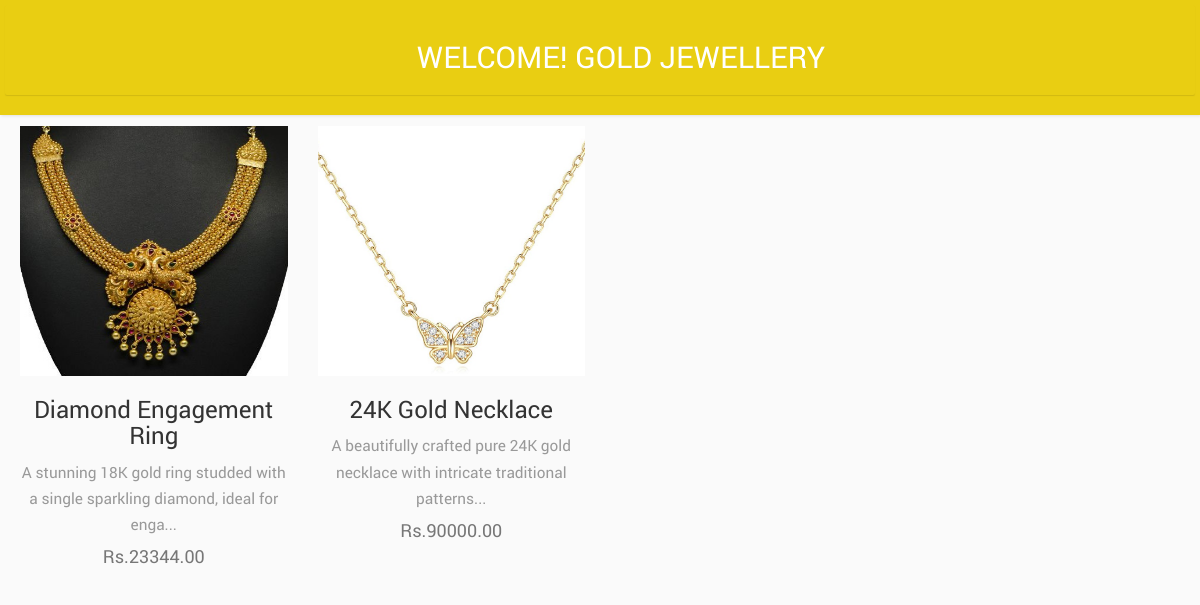
The page / on the database its author committed.
### tables this page shows
CREATE TABLE `product` (
  `id` int(11) NOT NULL,
  `pname` varchar(225) NOT NULL,
  `description` text NOT NULL,
  `price` float(7,2) NOT NULL,
  `category` int(11) NOT NULL,
  `pimage` varchar(229) NOT NULL,
  `createtime` datetime NOT NULL DEFAULT current_timestamp(),
  `updateby` int(11) NOT NULL,
  `status` varchar(5) NOT NULL
);

### application/controllers/Home.php (called while the page is built, shortened)
<?php
class Home extends CI_Controller {
	function __construct()
    {
        $this->load->database();
        $this->load->model(array('admin_model','user_model'));
		$this->load->library('session');
    }
	public function index()
	{
		 if ($this->session->userdata('logged_in')) {
			 redirect(base_url('Product/index'));
         }else
		 {
			$where2['where'] = array('status ='=>'A');
     	$data["product_details"]=$this->user_model->getvalues("product","*",$where2);
	   $this->load->view('user_dash_view',$data);
		 }
	}
}

### index.php (called while the page is built, shortened)
<?php
require_once BASEPATH.'core/CodeIgniter.php';

### application/models/User_model.php (called while the page is built, shortened)
<?php
class User_model extends CI_model
{
     public function getvalues($table,$column='',$where='')
        {
            $this->db->select($column);
            $this->db->from($table);
            if($where != '')
            {
            if(is_array($where))
            {
                foreach ($where as $key => $value)
                {
                   switch ($key):
                       case 'where':
                            $this->db->where($value);
                       break;
                   endswitch;
                }
            }
            else
            {
                 $this->db->where($where);
            }
            }
              $query = $this->db->get();
            if($query->num_rows() > 0)
            {
                return $query->result();
            }
        }
            function limit_characters($text, $limit) {
                return substr($text, 0, $limit) . '...';
            }
}
?>

### application/views/user_dash_view.php (the view, shortened to what this page needs)
<!DOCTYPE html>
<html lang="en">
<?php include("header.php"); ?>
<body>
    <div class="wrapper">
        <div id="content">
            <nav class="navbar navbar-default" style="background:#e9ce12; color:#ffffff">
                <div class="info-box" style="background:#e9ce12; color:#ffffff;padding-top: 15px;">
                    <div class="col-md-4">
                    </div>
                    <div class="col-md-8">
                        <h2>WELCOME! GOLD JEWELLERY</h2>
                    </div>
                </div>
            </nav>
            <div id="sub-content">
                <div class="row">
                    <div class="col-xs-12">
                    </div>
                </div>
                <div class="row">
                    <div class="card-group">
                        <?php
        if(isset($product_details) && !empty($product_details))
        foreach($product_details as $product)
        { ?>
                        <div class="col-md-3 col-sm-6 col-xs-12">
                            <div class="card custom-light-border text-center">
                                <img src="<?php echo base_url("upload/profile/") . $product->pimage; ?>"
                                    class="img-fluid mx-auto d-block" style=" width:100%;height:250px;" alt="...">
                                <div class="card-body">
                                    <h3 class="card-title"><?php echo ucfirst($product->pname); ?></h3>
                                    <p class="card-text">
                                        <?php echo $this->User_model->limit_characters($product->description, 80); ?>
                                    </p>
                                    <h4 class="text-muted">Rs.<?php echo $product->price; ?></h4>
                                </div>
                            </div>
                        </div>
                        <?php
        }
        ?>
                    </div>
                </div>
            </div>
        </div>
</body>
</html>

### application/views/header.php (shortened to what this page needs)
<head>
		<link rel="stylesheet" type="text/css" href="<?php echo base_url().'assets/font-awesome/css/font-awesome.css'?>">
		<link rel="stylesheet" type="text/css" href="<?php echo base_url().'assets/bootstrap/css/bootstrap.min.css'?>">
		<link rel="stylesheet" type="text/css" href="<?php echo base_url().'assets/css/dataTable/dataTables.bootstrap.min.css'?>">
		<link rel="stylesheet" type="text/css" href="<?php echo base_url().'assets/css/dataTable/fixedHeader.bootstrap.min.css'?>">
		<link rel="stylesheet" type="text/css" href="<?php echo base_url().'assets/css/dataTable/responsive.bootstrap.min.css'?>">
		<link rel="stylesheet" href="https://cdn.datatables.net/responsive/2.5.0/css/responsive.dataTables.min.css">
        <link rel="stylesheet" type="text/css" href="<?php echo base_url().'assets/css/style4.css'?>?v=1.0">
        <link href="https://cdnjs.cloudflare.com/ajax/libs/cropperjs/1.5.13/cropper.min.css" rel="stylesheet">
    </head>

### assets/css/style4.css (style rules this page uses)
body { font-family: 'robotoregular', sans-serif; background: #fafafa; }
p { font-family: 'robotoregular', sans-serif; font-size: 1.1em; font-weight: 300; line-height: 1.7em; color: #999; }
.navbar { padding: 5px 5px; background: #6b7fdf; border: none; border-radius: 0; margin-bottom: 5px; box-shadow: 1px 1px 3px rgba(0, 0, 0, 0.1); }
.wrapper { display: flex; align-items: stretch; }
#content { min-height: 100vh; transition: all 0.3s; width:100%; }
#sub-content { padding: 5px 20px 20px 20px; }
.info-box { display: block; min-height: 90px; background: #fff; width: 100%; box-shadow: 0 1px 1px rgba(0,0,0,0.1); border-radius: 2px; margin-bottom: 15px; }

### rows shown on the page
product: pimage (picture), pname "Diamond Engagement Ring", description "A stunning 18K gold ring studded with a single sparkling diamond, ideal for enga...", price "23344.00"
product: pimage (picture), pname "24K Gold Necklace", description "A beautifully crafted pure 24K gold necklace with intricate traditional patterns...", price "90000.00"
